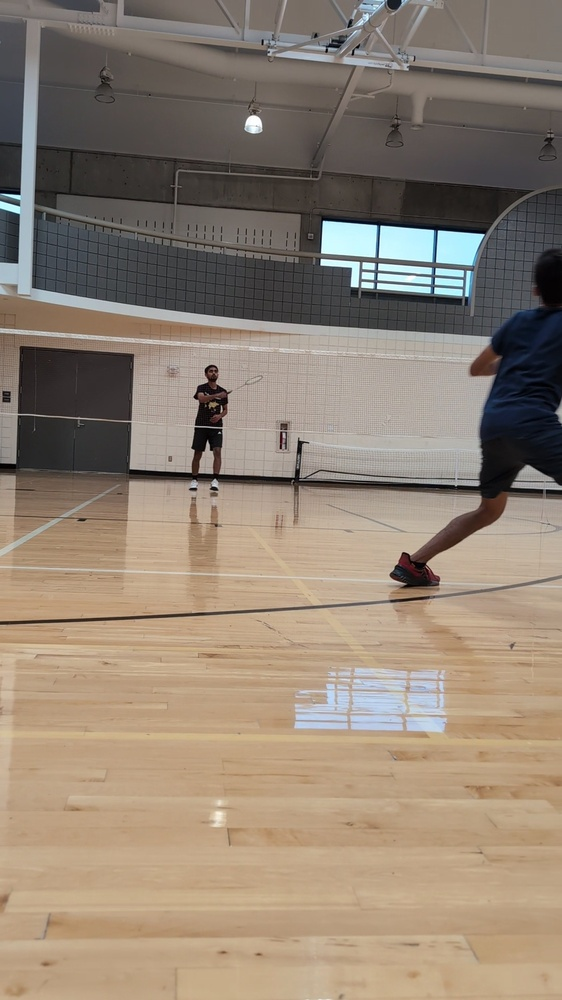
#> input picture backend/model/tracknet_data/train/images/frame_000051.jpg, 562 x 1000 px, shrunk from 1080 x 1920 before the run
$ python -i segment.py   (imports and definitions only)
#> lines starting #> are read from the running program, lines starting #| are printed output that depends on the picture; after the words box and inside, x2 and y2 are one past the last pixel; in counts of white or black regions, pixels touching at a corner belong together
#> further down, picture is the input picture: shape (1000, 562, 3); mean B, G, R 115.8, 130.9, 145.2
from __future__ import annotations

from dataclasses import dataclass
from typing import Optional

import cv2
import numpy as np


@dataclass
class SegmentationResult:
    """Output of segmenting court surface from a single frame."""
    mask: np.ndarray              # uint8 binary, 0 / 255
    largest_area_ratio: float     # area(largest_component) / total_pixels
    sampled_hue: float            # the hue we used as anchor
    sampled_sat_lo: int           # saturation threshold used


def segment_court_hsv(
    image: np.ndarray,
    hue_tolerance: int = 25,
    center_patch_ratio: float = 0.25,
    min_area_ratio: float = 0.05,
) -> Optional[SegmentationResult]:

#> called with hue_tolerance = 25, center_patch_ratio = 0.25, min_area_ratio = 0.05
    if image is None or image.size == 0:
        return None

    h, w = image.shape[:2]
    hsv = cv2.cvtColor(image, cv2.COLOR_BGR2HSV)
#> hsv: shape (1000, 562, 3); mean H, S, V 31, 55.6, 147.5

    # ── Sample near court (lower half, centre strip) ──────────────────────
    y0 = max(0, int(h * 0.62))
    y1 = min(h, int(h * 0.88))
    x0 = max(0, int(w * 0.25))
    x1 = min(w, int(w * 0.75))
    patch_near = hsv[y0:y1, x0:x1]
#> patch_near: shape (260, 281, 3); mean H, S, V 22.7, 73.2, 191.9
    if patch_near.size == 0:
        return None

    not_white = patch_near[:, :, 1] > 50
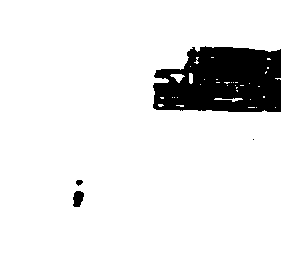
#> not_white: shape (260, 281) bool; 90.4% white; 4 black regions (1 under 20 px), largest, box (x1, y1, x2, y2) and area: (153, 46, 281, 112) 6871, (73, 191, 84, 207) 135, (76, 180, 83, 186) 30
    hues_n = patch_near[:, :, 0][not_white] if not_white.any() else patch_near[:, :, 0].flatten()
    near_hue = float(np.median(hues_n))
#> near_hue = 16
    near_sat = float(np.median(patch_near[:, :, 1]))
#> near_sat = 77

    # ── Near-court mask — restricted to y ≥ 48 % (at or below the net) ───
    sat_lo = max(20, int(near_sat * 0.40))
#> sat_lo = 30
    lo_h = max(0, int(near_hue) - hue_tolerance)
#> lo_h = 0
    hi_h = min(180, int(near_hue) + hue_tolerance)
#> hi_h = 41
    mask = cv2.inRange(hsv, (lo_h, sat_lo, 20), (hi_h, 255, 255))
#> mask: shape (1000, 562); 68.3% white; 645 black regions (576 under 20 px), largest, box (x1, y1, x2, y2) and area: (0, 0, 562, 498) 162514, (294, 668, 447, 733) 7488, (219, 110, 265, 141) 708
    mask[:int(h * 0.48), :] = 0
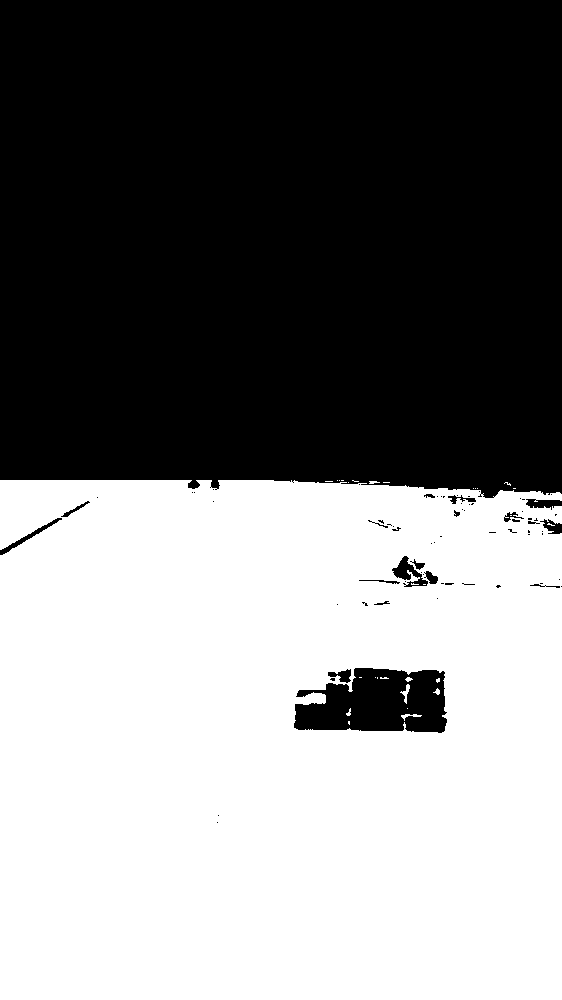
#> mask: shape (1000, 562); 49.9% white; 30 white regions (23 under 20 px), largest, box (x1, y1, x2, y2) and area: (0, 480, 562, 1000) 279997, (400, 684, 410, 704) 70, (401, 714, 422, 721) 53

    # ── Far-court zone: y = 38–49 % of frame height ──────────────────────
    # The far court lies just above the net and below the advertising boards.
    # At y=38-49 % the frame reliably contains only the far court surface;
    # sampling here avoids the ad banners above (y < 38 %) entirely.
    # NOTE: on two-colour courts the far half can be a completely different
    # hue from the near half (e.g. teal H≈114 vs yellow-green H≈65), so we
    # sample and mask them independently.
    fy0 = max(0, int(h * 0.38))
    fy1 = min(h, int(h * 0.49))
    fx0 = max(0, int(w * 0.30))
    fx1 = min(w, int(w * 0.70))
    patch_far = hsv[fy0:fy1, fx0:fx1]
#> patch_far: shape (110, 225, 3); mean H, S, V 18.9, 38.3, 149.4

    if patch_far.size > 0:
        # Exclude white-painted court lines (low saturation) from the hue sample.
        not_line = patch_far[:, :, 1] > 15
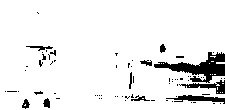
#> not_line: shape (110, 225) bool; 92.3% white; 72 black regions (62 under 20 px), largest, box (x1, y1, x2, y2) and area: (154, 52, 225, 83) 879, (166, 95, 225, 104) 245, (179, 80, 225, 94) 229
        hues_f = patch_far[:, :, 0][not_line]
        if len(hues_f) >= 100:
            far_hue = float(np.median(hues_f))
#> far_hue = 13
            far_sat = float(np.median(patch_far[:, :, 1][not_line]))
#> far_sat = 29
            sat_lo_f = max(8, int(far_sat * 0.30))
#> sat_lo_f = 8
            lo_hf = max(0, int(far_hue) - (hue_tolerance + 10))
#> lo_hf = 0
            hi_hf = min(180, int(far_hue) + (hue_tolerance + 10))
#> hi_hf = 48
            mask_far = cv2.inRange(hsv, (lo_hf, sat_lo_f, 20), (hi_hf, 255, 255))
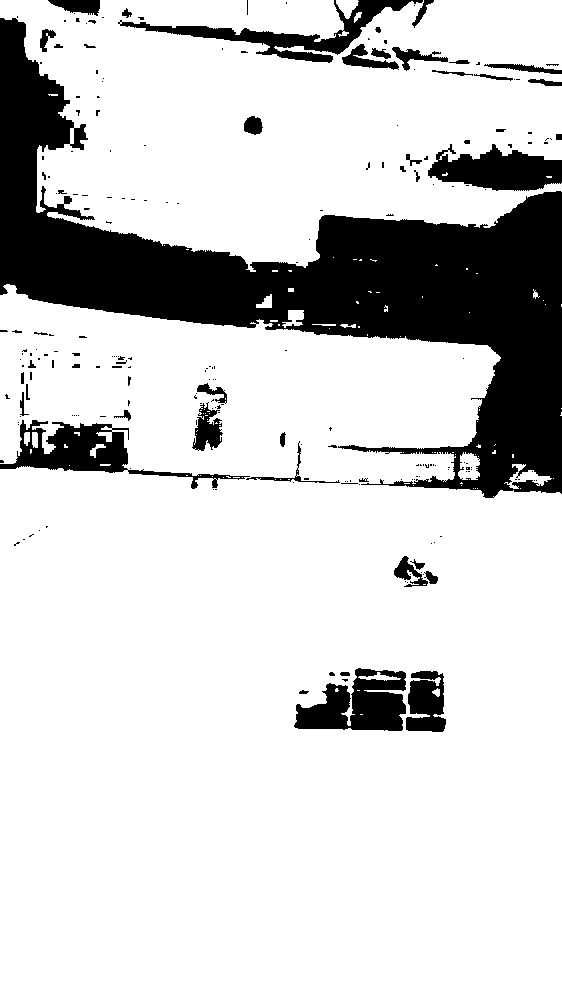
#> mask_far: shape (1000, 562); 81.9% white; 221 black regions (171 under 20 px), largest, box (x1, y1, x2, y2) and area: (0, 18, 562, 498) 76191, (0, 420, 250, 489) 4624, (294, 668, 406, 731) 4488
            # Restrict far mask to y = 35–52 % — keeps ad banners above 35 % clean
            mask_far[:int(h * 0.35), :] = 0
#> mask_far: shape (1000, 562); 60.3% white; 125 black regions (101 under 20 px), largest, box (x1, y1, x2, y2) and area: (0, 0, 562, 498) 209143, (0, 420, 250, 489) 4624, (294, 668, 406, 731) 4488
            mask_far[int(h * 0.52):, :] = 0
#> mask_far: shape (1000, 562); 13.6% white; 61 white regions (54 under 20 px), largest, box (x1, y1, x2, y2) and area: (0, 350, 562, 520) 75081, (458, 452, 480, 480) 444, (504, 464, 552, 489) 429
            # Restrict far mask x-range: the far court in perspective occupies
            # roughly the centre 50% of the frame. Audience seating at the far end
            # shares the same teal hue, so x-position is the only discriminator.
            mask_far[:, :int(w * 0.25)] = 0
            mask_far[:, int(w * 0.75):] = 0
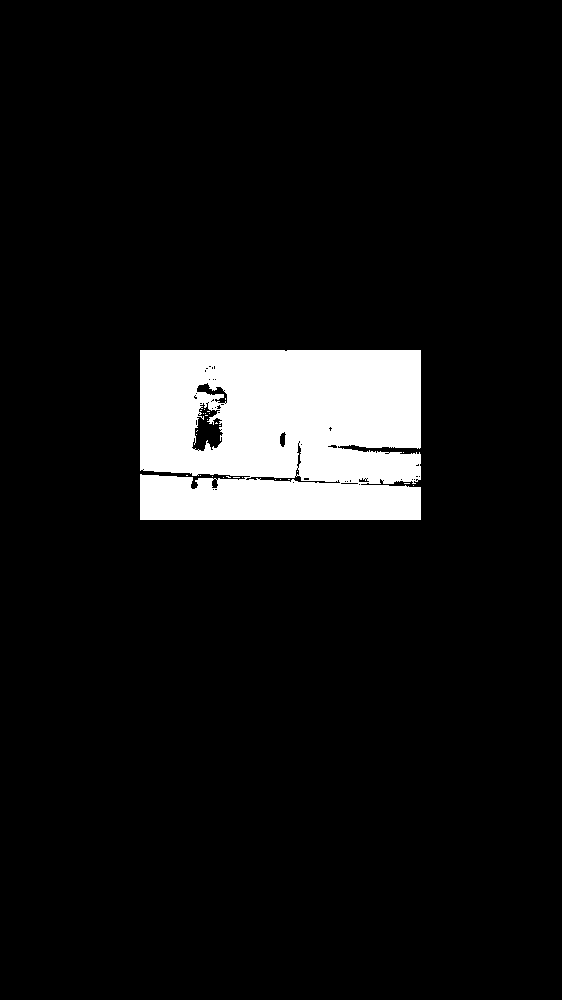
#> mask_far: shape (1000, 562); 8% white; 28 white regions (27 under 20 px), largest, box (x1, y1, x2, y2) and area: (140, 350, 421, 520) 45170
            mask = cv2.bitwise_or(mask, mask_far)
#> mask: shape (1000, 562); 56% white; 109 black regions (85 under 20 px), largest, box (x1, y1, x2, y2) and area: (0, 0, 562, 498) 235808, (294, 668, 447, 733) 7488, (192, 402, 223, 451) 836

    # ── Drop very bright whites (advertising boards, score overlays) ──────
    bright_white = cv2.inRange(hsv, (0, 0, 220), (180, 25, 255))
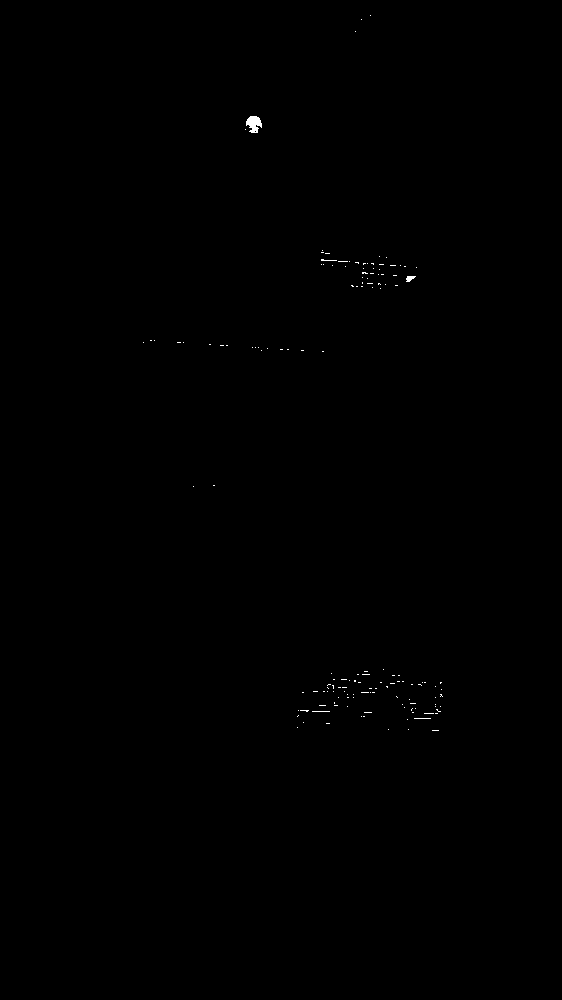
#> bright_white: shape (1000, 562); 0.11% white; 146 white regions (144 under 20 px), largest, box (x1, y1, x2, y2) and area: (246, 116, 262, 133) 185, (406, 276, 416, 282) 39
    mask = cv2.bitwise_and(mask, cv2.bitwise_not(bright_white))
#> mask: shape (1000, 562); 56% white; 110 black regions (86 under 20 px), largest, box (x1, y1, x2, y2) and area: (0, 0, 562, 498) 235812, (294, 668, 447, 733) 7488, (192, 402, 223, 451) 836

    # ── Morphological cleanup ─────────────────────────────────────────────
    # 1. Narrow vertical close: bridges only the actual net gap (≈ 15–30 px).
    #    Kept small so it does not merge the court with ad banners above it.
    net_gap_px = max(50, h // 12)
    bridge_w   = max(12, w // 120)
    k_net = cv2.getStructuringElement(cv2.MORPH_RECT, (bridge_w, net_gap_px))
    mask = cv2.morphologyEx(mask, cv2.MORPH_CLOSE, k_net)
#> mask: shape (1000, 562); 58.2% white; 1 black region, box (x1, y1, x2, y2) and area: (0, 0, 562, 496) 234676

    # 2. Isotropic close: fill small gaps along court lines.
    close_px = max(8, w // 100)
    k_close = cv2.getStructuringElement(cv2.MORPH_ELLIPSE, (close_px, close_px))
    mask = cv2.morphologyEx(mask, cv2.MORPH_CLOSE, k_close)
#> mask: shape (1000, 562); 58.2% white; 1 black region, box (x1, y1, x2, y2) and area: (0, 0, 562, 497) 235168

    # 3. Open: remove isolated specks (crowd pixels, sponsor patches).
    open_px = max(6, w // 180)
    k_open = cv2.getStructuringElement(cv2.MORPH_ELLIPSE, (open_px, open_px))
    mask = cv2.morphologyEx(mask, cv2.MORPH_OPEN, k_open)
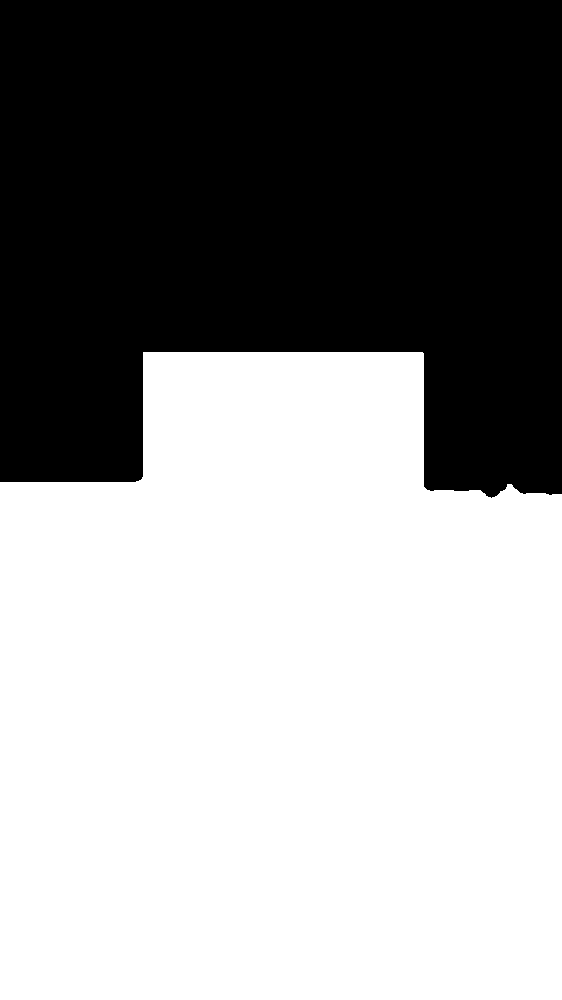
#> mask: shape (1000, 562); 58.1% white; 1 black region, box (x1, y1, x2, y2) and area: (0, 0, 562, 498) 235664

    # ── Keep only the largest connected component ─────────────────────────
    largest = _largest_component(mask)
    if largest is None:
        return None

    area_ratio = float(largest.sum()) / 255.0 / (h * w)
    if area_ratio < min_area_ratio:
        return None

    return SegmentationResult(
        mask=largest,
        largest_area_ratio=area_ratio,
        sampled_hue=near_hue,
        sampled_sat_lo=sat_lo,
    )


def _largest_component(mask: np.ndarray) -> Optional[np.ndarray]:
    """Return a uint8 mask containing only the largest connected component."""
    n_labels, labels, stats, _ = cv2.connectedComponentsWithStats(mask, connectivity=8)
#> n_labels = 2; stats = [[0, 0, 562, 498, 235664], [0, 352, 562, 648, 326336]]
    if n_labels <= 1:
        return None
    # Component 0 is background; pick largest among the rest by area.
    areas = stats[1:, cv2.CC_STAT_AREA]
#> areas = [326336]
    if len(areas) == 0:
        return None
    biggest_idx = 1 + int(np.argmax(areas))
#> biggest_idx = 1
    out = np.zeros_like(mask)
    out[labels == biggest_idx] = 255
    return out

>>> import cv2
>>> picture = cv2.imread('../model/tracknet_data/train/images/frame_000051.jpg')
>>> result = segment_court_hsv(picture)
#> in segment_court_hsv, `area_ratio = float(largest.sum()) / 255.0 / (h * w)`: area_ratio = 0.581
